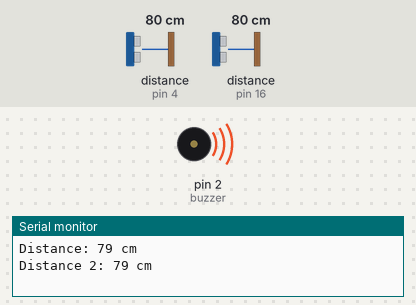
Recording of a sketch running on a simulated Arduino Uno, built with avr-gcc and run on an emulated ATmega328P. Shown: buzzer (waves = sounding, pin HIGH), the last lines printed to the serial monitor. Wiring (inferred from the names in the program): 2 × ultrasonic range finder: trigger pin 5, echo pin 16 / trigger pin 15, echo pin 4. The test bench sets the inputs (shaded band); at power-on: distance to the obstacle (sensors on pin 4, pin 16) 80 cm. The echo pulse lasts 58.3 µs per cm; pins used as bus, display or sensor lines are not drawn.

Above: at 0.5 s.
At 3.9 s:
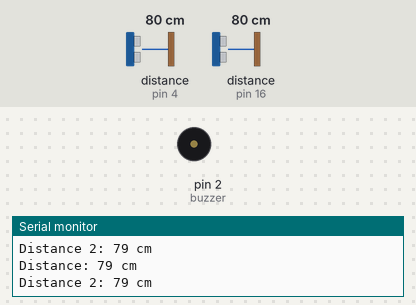
Timing chart, 0 to 4.7 s (numbered marks = the images above):
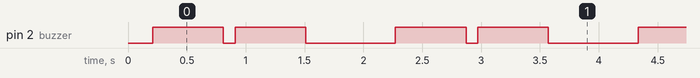

The sketch:

HC_SR04_TEST.ino
```cpp
#include "Ultrasonic.h"

// Define the pins for the ultrasonic sensor

const int trigPin = 15;
const int echoPin = 4;

const int trigPin_2 = 5;
const int echoPin_2 = 16;

const int buzzer = 2;
const int LED = 0;

#define BAUDRATE 115200

// Variables to store the duration and distance

long duration;
int distance;

long duration_2;
int distance_2;

void setup() {
 // Initialize serial communication
 Serial.begin(115200);

 pinMode(trigPin, OUTPUT);
 pinMode(echoPin, INPUT);

 pinMode(trigPin_2, OUTPUT);
 pinMode(echoPin_2, INPUT);
 pinMode(buzzer, OUTPUT);
 pinMode(LED, OUTPUT);
}
void loop() {
 // Trigger the ultrasonic sensors to send a pulse
 //ultrasonic 1
 digitalWrite(trigPin, LOW);
 delayMicroseconds(2);
 digitalWrite(trigPin, HIGH);
 delayMicroseconds(10);
 digitalWrite(trigPin, LOW);
 // Measure the duration of the pulse on the echoPin
   duration = pulseIn(echoPin, HIGH);
  // Calculate the distance based on the speed of sound (343 meters/second)
  distance = duration * 0.0343 / 2;

 //delay between sensor readings
delay(200);

 //ultrasonic 2
 digitalWrite(trigPin_2, LOW);
 delayMicroseconds(2);
 digitalWrite(trigPin_2, HIGH);
 delayMicroseconds(10);
 digitalWrite(trigPin_2, LOW);
 // Measure the duration of the pulse on the echoPin
 duration_2 = pulseIn(echoPin_2, HIGH);
 // Calculate the distance based on the speed of sound (343 meters/second)
 distance_2 = duration_2 * 0.0343 / 2;

 // Print the distance to the Serial Monitor
 Serial.print("Distance: ");
 Serial.print(distance);
 Serial.println(" cm");

 Serial.print("Distance 2: ");
 Serial.print(distance_2);
 Serial.println(" cm");


//ultrasonic 1
 if(distance<100 && distance > 50){
  digitalWrite(buzzer,HIGH);
  digitalWrite(LED,HIGH);
  delay(600);
  digitalWrite(buzzer,LOW);
  digitalWrite(LED,LOW);
  delay(100);
 }
 else if(distance<35 && distance > 20){
  digitalWrite(buzzer,HIGH);
  digitalWrite(LED,HIGH);
  delay(30);
  digitalWrite(buzzer,LOW);
  digitalWrite(LED,LOW);
  delay(50);
  }
 else if(distance <20){
  digitalWrite(buzzer,HIGH);
  digitalWrite(LED,HIGH);
 }
 else{
  digitalWrite(buzzer,LOW);
  digitalWrite(LED,LOW);
 }

 //ultrasonic 2
  if(distance_2<100 && distance_2 > 50){
  digitalWrite(buzzer,HIGH);
  digitalWrite(LED,HIGH);
  delay(600);
  digitalWrite(buzzer,LOW);
  digitalWrite(LED,LOW);
  delay(100);
 }

 else if(distance_2<35 && distance_2 > 20){
  digitalWrite(buzzer,HIGH);
  digitalWrite(LED,HIGH);
  delay(30);
  digitalWrite(buzzer,LOW);
  digitalWrite(LED,LOW);
  delay(50);
  }
 else if(distance_2 <20){
  digitalWrite(buzzer,HIGH);
  digitalWrite(LED,HIGH);
 }
 else{
  digitalWrite(buzzer,LOW);
  digitalWrite(LED,LOW);
 }

 // Wait for a short time before taking the next measurement
 delay(450);
}

void testBuzzer(){
  tone(buzzer, 1000, 2000);
  delay(2000);
  tone(buzzer, 100, 2000);
  delay(2000);
}

void testLED(){
  digitalWrite(13, HIGH);
  delay(1000);
  digitalWrite(13, LOW);
  delay(1000);
}


void ultraSonic(){
   digitalWrite(trigPin, LOW);
 delayMicroseconds(2);
 digitalWrite(trigPin, HIGH);
 delayMicroseconds(10);
 digitalWrite(trigPin, LOW);

  duration = pulseIn(echoPin, HIGH);

   distance = duration * 0.0343 / 2;
}
```

Measured:
- by itself, pin 2 (buzzer): repeats every 2.1 s: LOW 0.10 s, HIGH 0.60 s, LOW 0.76 s, HIGH 0.60 s
- by itself, everything shown: repeats every 2.1 s, in 4 steps
